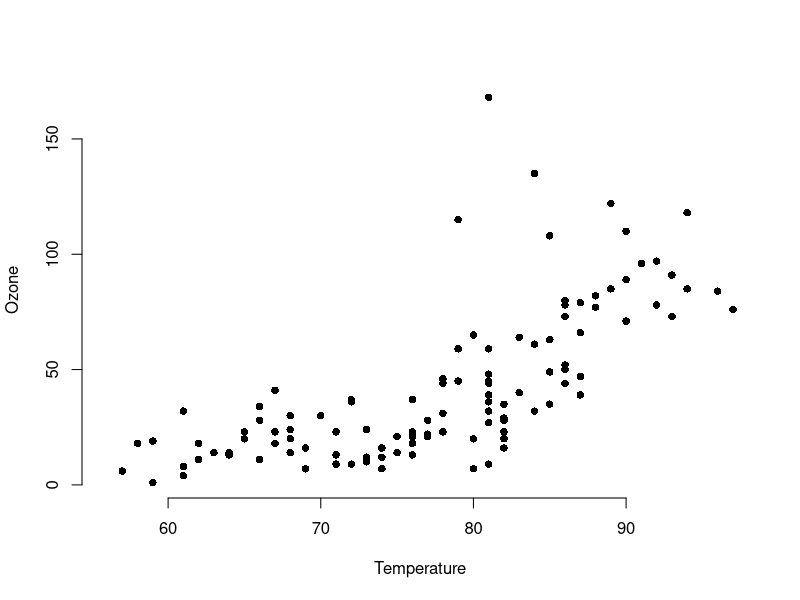

Write R code to recreate this figure.
## ---- chunk 1
knitr::opts_chunk$set(echo = FALSE)
## ---- chunk 2
data("airquality")

plot(airquality$Temp, airquality$Ozone, xlab = "Temperature", ylab = "Ozone", bty="n", pch=16)
